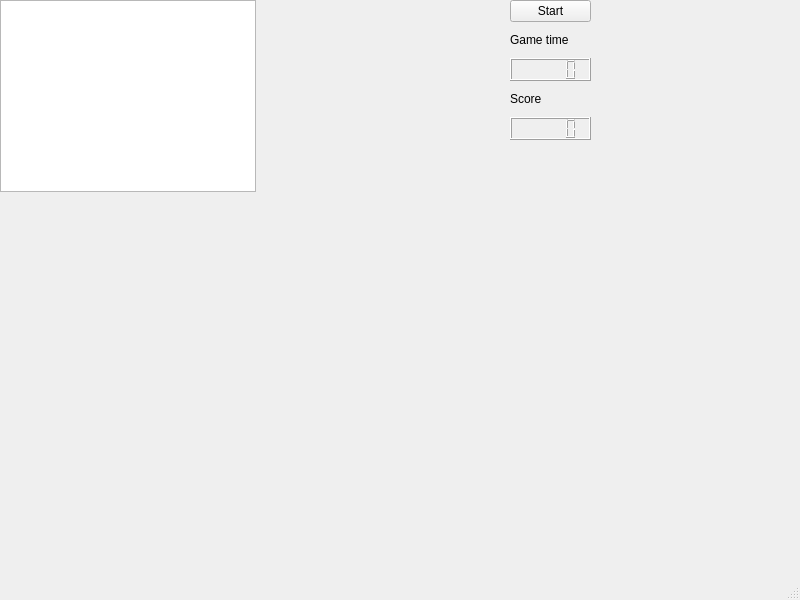
<?xml version="1.0" encoding="UTF-8"?>
<ui version="4.0">
 <class>MainWindow</class>
 <widget class="QMainWindow" name="MainWindow">
  <property name="geometry">
   <rect>
    <x>0</x>
    <y>0</y>
    <width>800</width>
    <height>600</height>
   </rect>
  </property>
  <property name="windowTitle">
   <string>MainWindow</string>
  </property>
  <widget class="QWidget" name="centralwidget">
   <widget class="QGraphicsView" name="gameView">
    <property name="geometry">
     <rect>
      <x>0</x>
      <y>0</y>
      <width>256</width>
      <height>192</height>
     </rect>
    </property>
    <property name="sizePolicy">
     <sizepolicy hsizetype="MinimumExpanding" vsizetype="MinimumExpanding">
      <horstretch>0</horstretch>
      <verstretch>0</verstretch>
     </sizepolicy>
    </property>
   </widget>
   <widget class="QWidget" name="verticalLayoutWidget">
    <property name="geometry">
     <rect>
      <x>510</x>
      <y>0</y>
      <width>81</width>
      <height>140</height>
     </rect>
    </property>
    <layout class="QVBoxLayout" name="verticalLayout_3">
     <item>
      <widget class="QPushButton" name="startButton">
       <property name="text">
        <string>Start</string>
       </property>
      </widget>
     </item>
     <item>
      <widget class="QLabel" name="label">
       <property name="text">
        <string>Game time</string>
       </property>
      </widget>
     </item>
     <item>
      <widget class="QLCDNumber" name="gameTimeLcdNumber"/>
     </item>
     <item>
      <widget class="QLabel" name="label_2">
       <property name="text">
        <string>Score</string>
       </property>
      </widget>
     </item>
     <item>
      <widget class="QLCDNumber" name="scoreLcdNumber"/>
     </item>
    </layout>
   </widget>
  </widget>
  <widget class="QMenuBar" name="menubar">
   <property name="geometry">
    <rect>
     <x>0</x>
     <y>0</y>
     <width>800</width>
     <height>25</height>
    </rect>
   </property>
  </widget>
  <widget class="QStatusBar" name="statusbar"/>
 </widget>
 <resources/>
 <connections/>
</ui>
